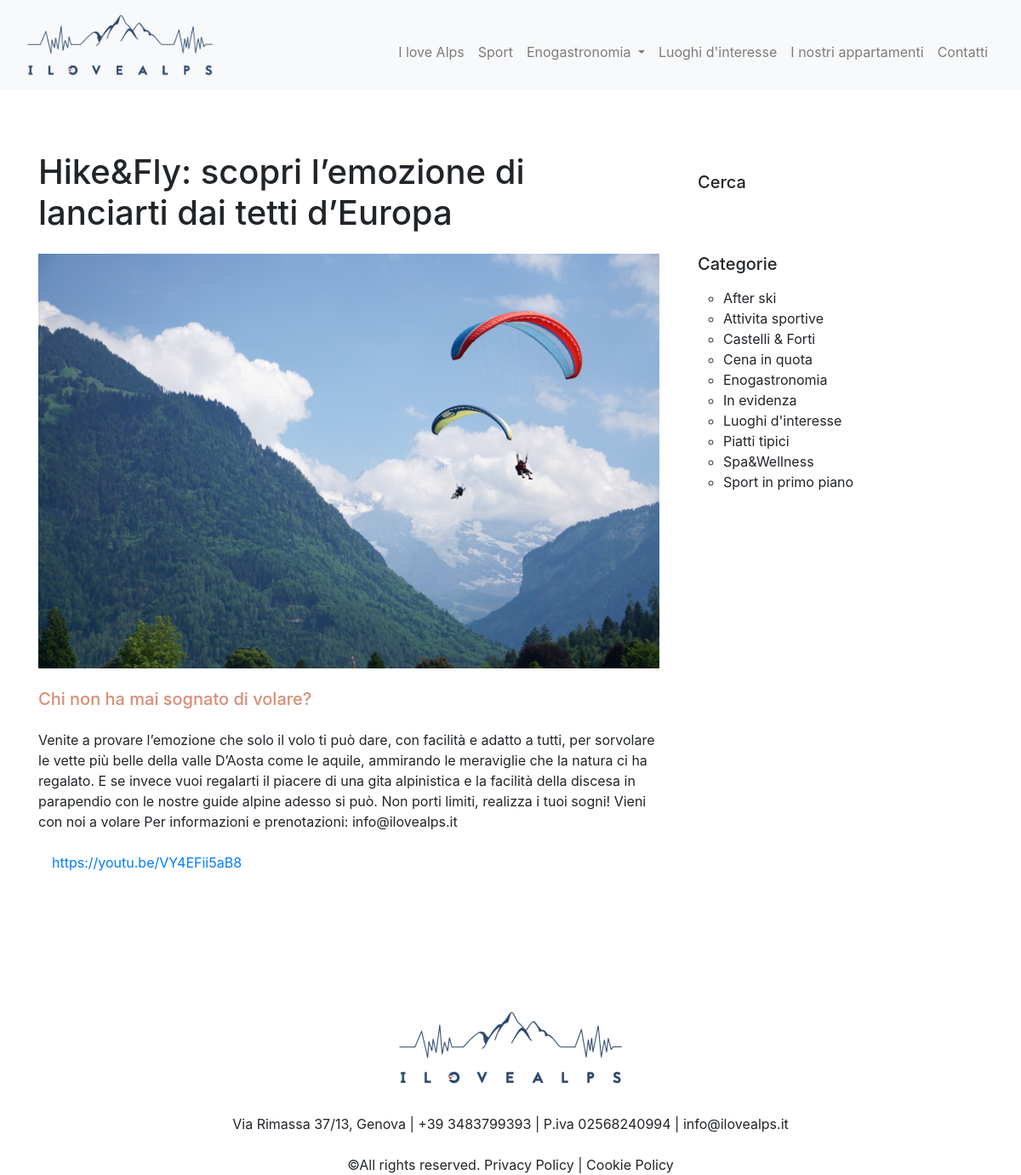
The app's page /alps/3 with its own data.
### alps/models.py (models this page shows, shortened)
class Activity(models.Model):
    CHOICES = (
        ('sport', 'Sport'),
        ('luoghi', "Luoghi d'interesse"),
        ('piatti', 'Piatti tipici'),
        ('after ski', 'After Ski'),
        ('cena', 'Cena in quota'),
    )
    category = models.CharField(max_length=150, null=False, choices=CHOICES)
    title = models.CharField(max_length=150)
    description = models.CharField(max_length=350)
    text = models.TextField(blank=True)
    image = models.ImageField(upload_to='portfolio/images/')
    url = models.URLField(blank=True)

### alps/views.py (the view)
# urls.py: path('alps/<int:activity_id>', views.details, name='details'),
def details(request, activity_id):
    contactall = get_object_or_404(Contact, pk=1)
    activities = Activity.objects.all()
    activity = get_object_or_404(Activity, pk=activity_id)
    return render(request, 'alps/details.html', {'contactall': contactall, 'activity': activity})

### alps/templates/alps/details.html (shortened to what this page needs)
{% extends 'alps/base.html' %}
{% load static %}
{% block content %}
<br/>
<br/>
<div class="container">
    <div class="row">
        <div class="col-lg-8 mt-4 text-center">
            <h1 style="mt-4; font-size: 40px; margin: 0px; text-align: left;">{{ activity.title }}</h1>
            <img src="{{ activity.image.url }}" class="img-fluid mt-4"  height="600">
            <br/>
            <h2 class="mt-4" style="font-size: 20px; margin: 0px; text-align: left; color:#d98d76">{{ activity.description }}</h2><br/>
            <p style="font-size: 16px; line-height: 24px; text-align: left;">
                {{ activity.text }}</p>
            <a style="mt-4; font-size: 16px; line-height: 24px; text-align: left" class="nav-link " href="{{ activity.url }}" target="_blank">{{ activity.url }}</a>
        </div>
        <div class="col-8 col-sm-4">
            <div class="container-sm">
                <br/>
                <br/>
                <h6 style="font-size: 20px; margin: 0px; text-align: left;">Cerca</h6>
                <br/>
                <br/>
                <br/>
                <h6 style="font-size: 20px; margin: 0px; text-align: left;">Categorie</h6>
                <ul>
                    <li>After ski</li>
                    <li>Attivita sportive</li>
                    <li>Castelli & Forti</li>
                    <li>Cena in quota</li>
                    <li>Enogastronomia</li>
                    <li>In evidenza</li>
                    <li>Luoghi d'interesse</li>
                    <li>Piatti tipici</li>
                    <li>Spa&Wellness</li>
                    <li>Sport in primo piano</li>
                </ul>
            </div>
        </div>
    </div>
</div>
<br/>
<br/>
<br/>
<br/>
{% endblock %}

### alps/templates/alps/details.html (style rules this page uses)
ul { display: block; list-style-type: circle; margin-top: 1em; margin-bottom: 1 em; margin-left: 0; margin-right: 0; padding-left: 30px; }

### records on screen
Activity: title "Hike&Fly: scopri l’emozione di lanciarti dai tetti d’Europa", image (picture), description "Chi non ha mai sognato di volare?", text "Venite a provare l’emozione che solo il volo ti può dare, con facilità e adatto a tutti, per sorvolare le vette più belle della valle D’Aosta come le aquile, ammirando le meraviglie che la natura ci ha regalato. E se invece vuoi regalarti il piacere di una gita alpinistica e la facilità della discesa in parapendio con le nostre guide alpine adesso si può. Non porti limiti, realizza i tuoi sogni! Vieni con noi a volare Per informazioni e prenotazioni: info@ilovealps.it", url "https://youtu.be/VY4EFii5aB8"
